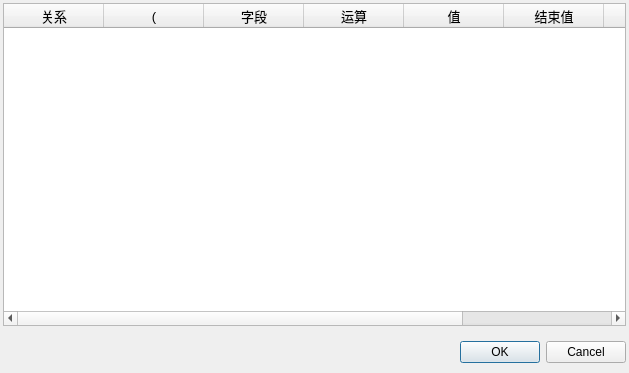
<?xml version="1.0" encoding="UTF-8"?>
<ui version="4.0">
 <class>DlgSearch</class>
 <widget class="QDialog" name="DlgSearch">
  <property name="geometry">
   <rect>
    <x>0</x>
    <y>0</y>
    <width>629</width>
    <height>373</height>
   </rect>
  </property>
  <property name="windowTitle">
   <string>Search</string>
  </property>
  <layout class="QVBoxLayout" name="verticalLayout">
   <property name="spacing">
    <number>15</number>
   </property>
   <property name="leftMargin">
    <number>3</number>
   </property>
   <property name="topMargin">
    <number>3</number>
   </property>
   <property name="rightMargin">
    <number>3</number>
   </property>
   <property name="bottomMargin">
    <number>10</number>
   </property>
   <item>
    <widget class="QTableWidget" name="tableWidget">
     <property name="font">
      <font>
       <pointsize>10</pointsize>
      </font>
     </property>
     <attribute name="horizontalHeaderDefaultSectionSize">
      <number>100</number>
     </attribute>
     <attribute name="verticalHeaderDefaultSectionSize">
      <number>20</number>
     </attribute>
     <attribute name="verticalHeaderMinimumSectionSize">
      <number>23</number>
     </attribute>
     <column>
      <property name="text">
       <string>关系</string>
      </property>
     </column>
     <column>
      <property name="text">
       <string>(</string>
      </property>
     </column>
     <column>
      <property name="text">
       <string>字段</string>
      </property>
     </column>
     <column>
      <property name="text">
       <string>运算</string>
      </property>
     </column>
     <column>
      <property name="text">
       <string>值</string>
      </property>
     </column>
     <column>
      <property name="text">
       <string>结束值</string>
      </property>
     </column>
     <column>
      <property name="text">
       <string>)</string>
      </property>
     </column>
     <column>
      <property name="text">
       <string/>
      </property>
     </column>
    </widget>
   </item>
   <item>
    <widget class="QDialogButtonBox" name="buttonBox">
     <property name="orientation">
      <enum>Qt::Horizontal</enum>
     </property>
     <property name="standardButtons">
      <set>QDialogButtonBox::Cancel|QDialogButtonBox::Ok</set>
     </property>
    </widget>
   </item>
  </layout>
 </widget>
 <resources/>
 <connections>
  <connection>
   <sender>buttonBox</sender>
   <signal>accepted()</signal>
   <receiver>DlgSearch</receiver>
   <slot>accept()</slot>
   <hints>
    <hint type="sourcelabel">
     <x>218</x>
     <y>360</y>
    </hint>
    <hint type="destinationlabel">
     <x>157</x>
     <y>274</y>
    </hint>
   </hints>
  </connection>
  <connection>
   <sender>buttonBox</sender>
   <signal>rejected()</signal>
   <receiver>DlgSearch</receiver>
   <slot>reject()</slot>
   <hints>
    <hint type="sourcelabel">
     <x>289</x>
     <y>362</y>
    </hint>
    <hint type="destinationlabel">
     <x>286</x>
     <y>274</y>
    </hint>
   </hints>
  </connection>
 </connections>
</ui>
